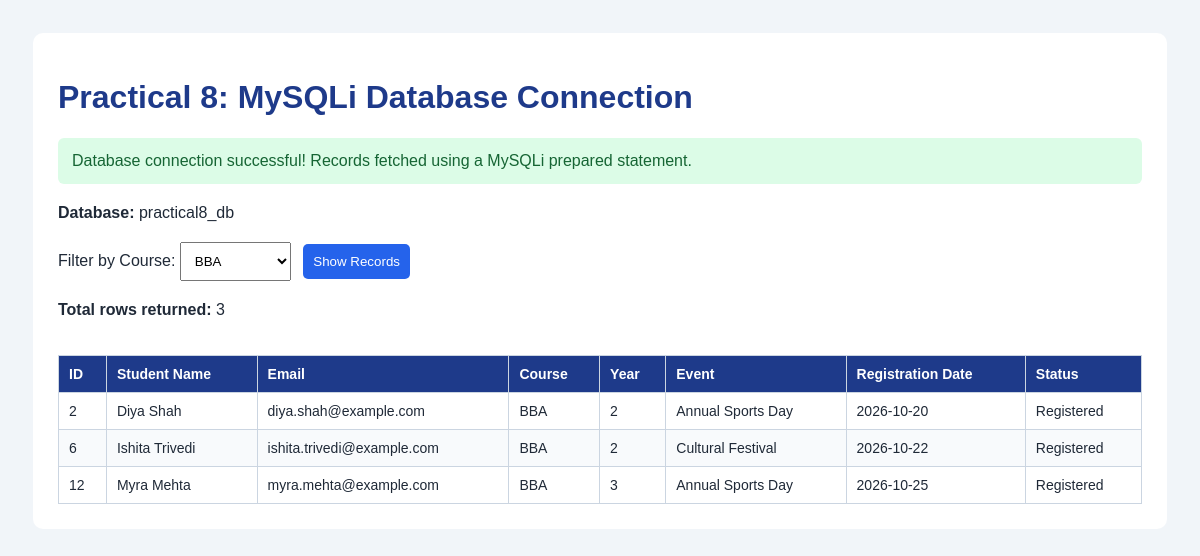
/test_connection.php?course=BBA, run on the app's committed database.
### tables this page shows
CREATE TABLE registrations (
    registration_id INT UNSIGNED AUTO_INCREMENT PRIMARY KEY,
    student_id INT UNSIGNED NOT NULL,
    event_id INT UNSIGNED NOT NULL,
    registration_date DATE NOT NULL,
    status ENUM('Registered', 'Attended', 'Cancelled') NOT NULL DEFAULT 'Registered',
    CONSTRAINT uq_student_event UNIQUE (student_id, event_id),
    CONSTRAINT fk_reg_student FOREIGN KEY (student_id)
        REFERENCES students(student_id)
        ON UPDATE CASCADE ON DELETE CASCADE,
    CONSTRAINT fk_reg_event FOREIGN KEY (event_id)
        REFERENCES events(event_id)
        ON UPDATE CASCADE ON DELETE CASCADE
);

CREATE TABLE students (
    student_id INT UNSIGNED AUTO_INCREMENT PRIMARY KEY,
    full_name VARCHAR(100) NOT NULL,
    email VARCHAR(150) NOT NULL UNIQUE,
    course VARCHAR(80) NOT NULL,
    year_of_study TINYINT UNSIGNED NOT NULL,
    created_at TIMESTAMP DEFAULT CURRENT_TIMESTAMP,
    CONSTRAINT chk_student_year CHECK (year_of_study BETWEEN 1 AND 6)
);

CREATE TABLE events (
    event_id INT UNSIGNED AUTO_INCREMENT PRIMARY KEY,
    event_name VARCHAR(150) NOT NULL,
    event_date DATE NOT NULL,
    venue VARCHAR(150) NOT NULL,
    category VARCHAR(60) NOT NULL
);

### test_connection.php (the view, shortened to what this page needs)
<?php
require_once "db.php";
$course = isset($_GET["course"])
    ? trim($_GET["course"])
    : "";
$rows = [];
try {
    $sql = "
        SELECT
            s.student_id,
            s.full_name,
            s.email,
            s.course,
            s.year_of_study,
            e.event_name,
            r.registration_date,
            r.status
        FROM students AS s
        LEFT JOIN registrations AS r
            ON s.student_id = r.student_id
        LEFT JOIN events AS e
            ON r.event_id = e.event_id
        WHERE (? = '' OR s.course = ?)
        ORDER BY s.student_id ASC
    ";
    $stmt = $conn->prepare($sql);
    $stmt->bind_param("ss", $course, $course);
    $stmt->execute();
    $result = $stmt->get_result();
    while ($row = $result->fetch_assoc()) {
        $rows[] = $row;
    }
    $connected = true;
} catch (mysqli_sql_exception $e) {
    error_log("Query error: " . $e->getMessage());
    $connected = false;
    $errorMessage = "Unable to retrieve database records.";
}
?>
<!DOCTYPE html>
<html lang="en">
<head>
</head>
<body>
<div class="container">
    <h1>Practical 8: MySQLi Database Connection</h1>
    <?php if ($connected): ?>
        <div class="success">
            Database connection successful!
            Records fetched using a MySQLi prepared statement.
        </div>
    <?php else: ?>
        <div class="error">
            <?= htmlspecialchars($errorMessage, ENT_QUOTES, "UTF-8") ?>
        </div>
    <?php endif; ?>
    <p><strong>Database:</strong> practical8_db</p>
    <form method="get">
        <label for="course">Filter by Course:</label>
        <select name="course" id="course">
            <?php
            $courses = ["BCA", "BBA", "B.Tech", "B.Sc", "B.Com"];
            foreach ($courses as $option):
            ?>
                <option
                    value="<?= htmlspecialchars($option, ENT_QUOTES, "UTF-8") ?>"
                    <?= $course === $option ? "selected" : "" ?>
                >
                    <?= htmlspecialchars($option, ENT_QUOTES, "UTF-8") ?>
                </option>
            <?php endforeach; ?>
        </select>
        <button type="submit">Show Records</button>
    </form>
    <p>
        <strong>Total rows returned:</strong>
        <?= count($rows) ?>
    </p>
    <div class="table-wrap">
        <table>
            <thead>
                <tr>
                    <th>ID</th>
                    <th>Student Name</th>
                    <th>Email</th>
                    <th>Course</th>
                    <th>Year</th>
                    <th>Event</th>
                    <th>Registration Date</th>
                    <th>Status</th>
                </tr>
            </thead>
            <tbody>
                <?php if (empty($rows)): ?>
                    <tr>
                        <td colspan="8">No records found.</td>
                    </tr>
                <?php else: ?>
                    <?php foreach ($rows as $row): ?>
                        <tr>
                            <td>
                                <?= htmlspecialchars((string)$row["student_id"], ENT_QUOTES, "UTF-8") ?>
                            </td>
                            <td>
                                <?= htmlspecialchars($row["full_name"], ENT_QUOTES, "UTF-8") ?>
                            </td>
                            <td>
                                <?= htmlspecialchars($row["email"], ENT_QUOTES, "UTF-8") ?>
                            </td>
                            <td>
                                <?= htmlspecialchars($row["course"], ENT_QUOTES, "UTF-8") ?>
                            </td>
                            <td>
                                <?= htmlspecialchars((string)$row["year_of_study"], ENT_QUOTES, "UTF-8") ?>
                            </td>
                            <td>
                                <?= htmlspecialchars($row["event_name"] ?? "Not registered", ENT_QUOTES, "UTF-8") ?>
                            </td>
                            <td>
                                <?= htmlspecialchars($row["registration_date"] ?? "-", ENT_QUOTES, "UTF-8") ?>
                            </td>
                            <td>
                                <?= htmlspecialchars($row["status"] ?? "-", ENT_QUOTES, "UTF-8") ?>
                            </td>
                        </tr>
                    <?php endforeach; ?>
                <?php endif; ?>
            </tbody>
        </table>
    </div>
</div>
</body>
</html>

### test_connection.php (style rules this page uses)
body { font-family: Arial, sans-serif; background: #f1f5f9; padding: 25px; color: #1f2937; }
.container { max-width: 1200px; margin: auto; padding: 25px; background: white; border-radius: 10px; }
h1 { color: #1e3a8a; }
.success { background: #dcfce7; color: #166534; padding: 14px; border-radius: 6px; margin-bottom: 20px; }
form { margin: 20px 0; }
select, button { padding: 10px; margin-right: 8px; }
button { background: #2563eb; color: white; border: none; cursor: pointer; border-radius: 5px; }
.table-wrap { overflow-x: auto; }
table { width: 100%; border-collapse: collapse; margin-top: 20px; font-size: 14px; }
th, td { border: 1px solid #cbd5e1; padding: 10px; text-align: left; }
th { background: #1e3a8a; color: white; }
tr:nth-child(even) { background: #f8fafc; }

### data on the page
registrations: student.student_id "2", student.full_name "Diya Shah", student.email "diya.shah@example.com", student.course "BBA", student.year_of_study "2", event.event_name "Annual Sports Day", registration_date "2026-10-20", status "Registered"
registrations: student.student_id "6", student.full_name "Ishita Trivedi", student.email "ishita.trivedi@example.com", student.course "BBA", student.year_of_study "2", event.event_name "Cultural Festival", registration_date "2026-10-22", status "Registered"
registrations: student.student_id "12", student.full_name "Myra Mehta", student.email "myra.mehta@example.com", student.course "BBA", student.year_of_study "3", event.event_name "Annual Sports Day", registration_date "2026-10-25", status "Registered"

### other printed values
count($rows) "3"
form field course "BBA"
